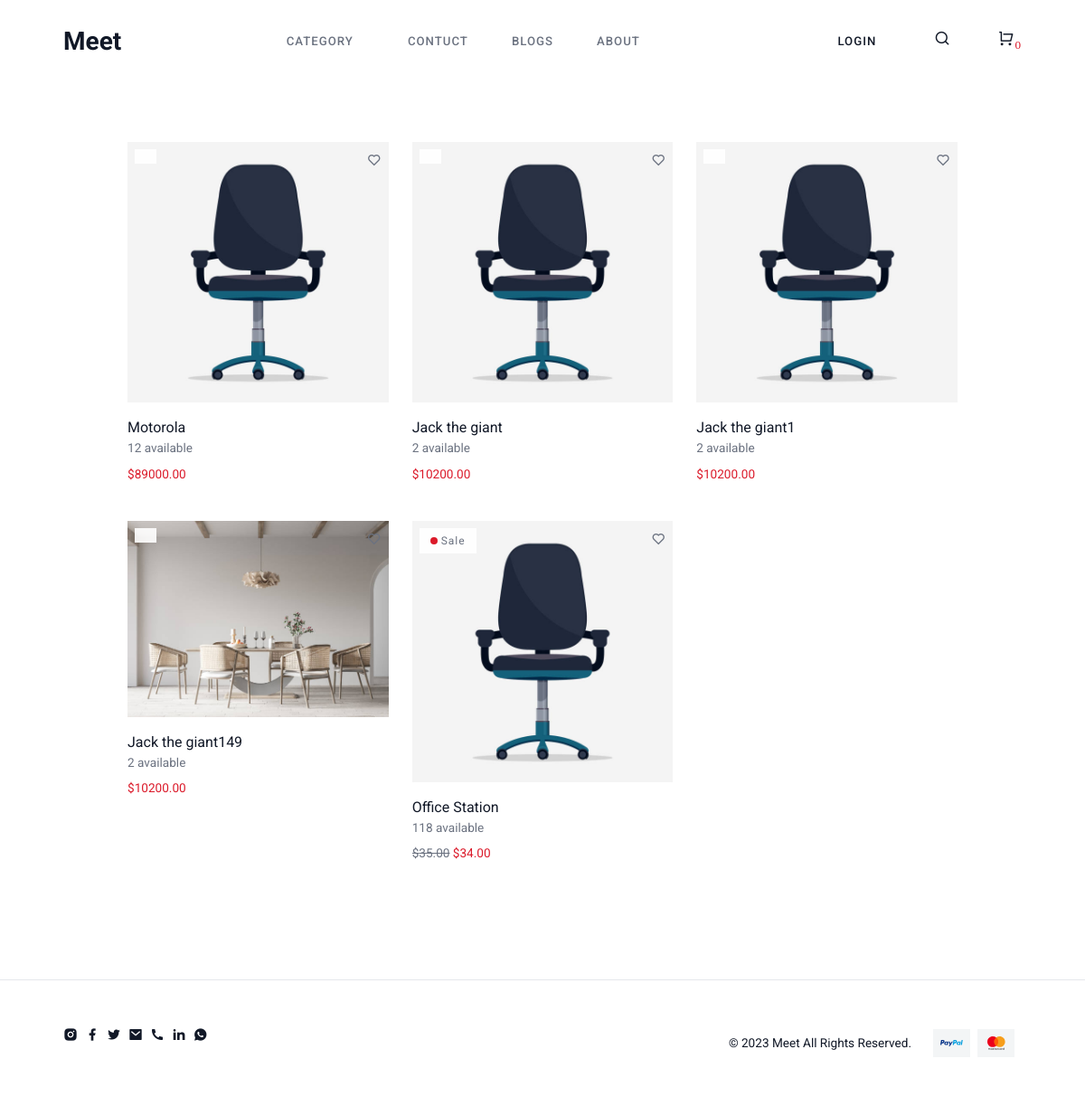
/category/Livingroom, run on an earlier commit of the app's database.
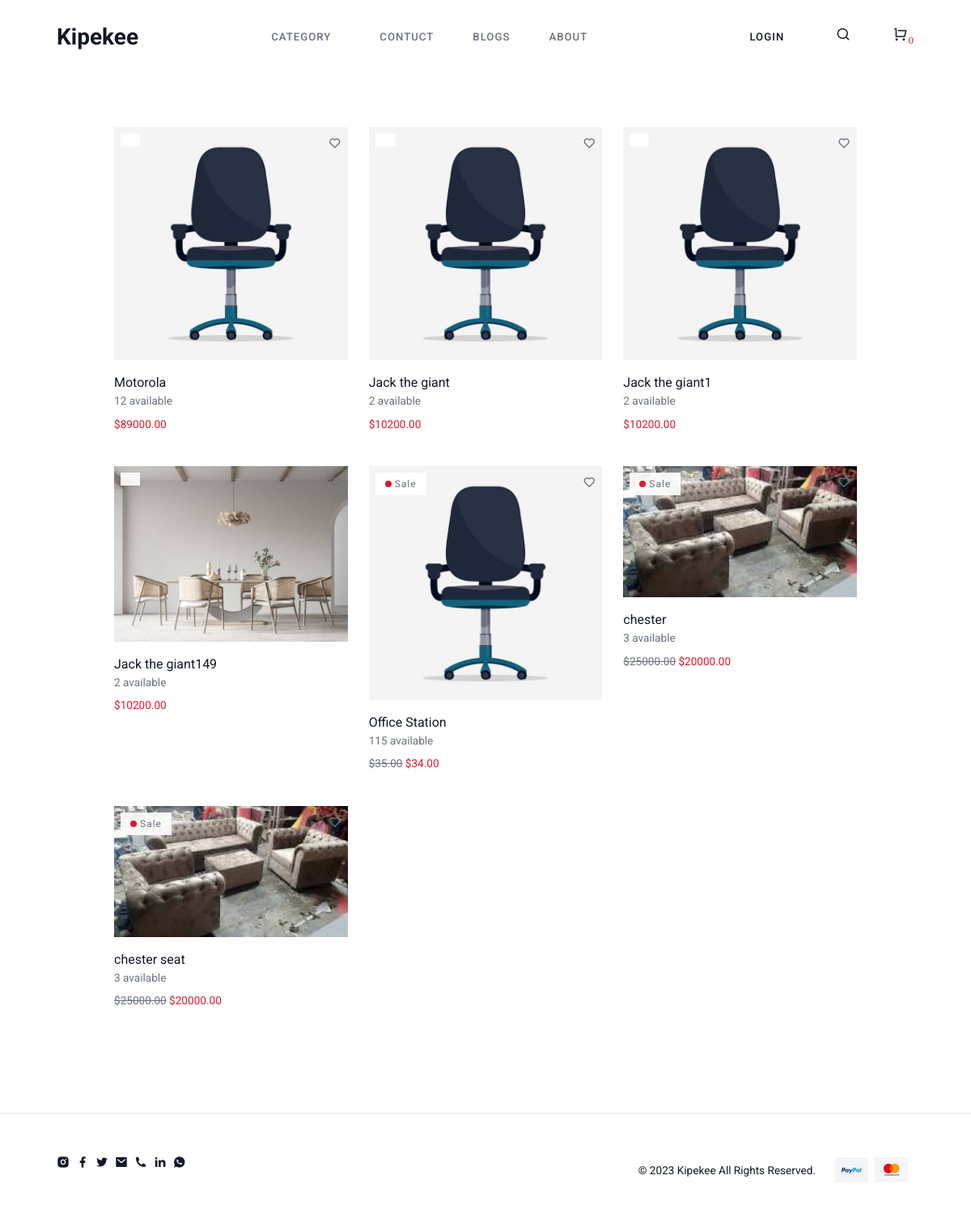
And on a later commit of the database.
### administrator/models.py (models this page shows, shortened)
class SiteSettings(models.Model):
    sites_name=models.CharField(max_length=100)
    email=models.EmailField(max_length=256)
    linkedin=models.CharField(max_length=256)
    shopify=models.CharField(max_length=256)
    facebook=models.CharField(max_length=256)
    instagram=models.CharField(max_length=256)
    twitter=models.CharField(max_length=256)
    phone=models.CharField(max_length=20)
    map=models.CharField(max_length=1000)

class Item(models.Model):
    title = models.CharField(max_length=100, unique=True)
    description = models.ManyToManyField(Description, blank=True)
    img=models.ForeignKey(ItemImg, on_delete=models.CASCADE)
    price=models.DecimalField(max_digits=10, decimal_places=2)
    price2=models.DecimalField(max_digits=10, decimal_places=2, blank=True)
    category=models.ManyToManyField(Category, blank=True)
    trending=models.CharField(max_length=5, choices=TRUE_FALSE, null=True)
    available=models.IntegerField()
    offer=models.CharField(max_length=5, choices=TRUE_FALSE, default='False')
    outofstalk=models.CharField(max_length=5, choices=TRUE_FALSE,default="False")
    size=models.ManyToManyField(Sizes, blank=True)

class ItemImg(models.Model):
    title=models.CharField(max_length=100)
    img=models.ImageField(upload_to='uploads/prouct')
    img1=models.ImageField(upload_to='uploads/prouct', null=True, blank=True)
    img2=models.ImageField(upload_to='uploads/prouct', null=True, blank=True)
    img3=models.ImageField(upload_to='uploads/prouct', null=True, blank=True)

### clients/views.py (the view)
# urls.py: path('category/<str:category>', views.category_listing, name="Category Listing"),
def category_listing(request, category):
    category_1=Category.objects.get(title=category)
    item=Item.objects.filter(category=category_1, outofstalk='False')[:12]
    context={
        'item':item
    }
    return render(request, 'clients/category_listing.html', context)

### administrator/models.py (called while the page is built)
    def __str__(self):
        return self.title

### templates/clients/category_listing.html
{% extends 'clients/base.html' %}
{%load static%}
{% load filters %}
{%block body%}
<section class="mt-0">
    <div class="container-fluid" data-aos="fade-in">
    {%include './products.html' %}
    </div>
</section>
{%endblock%}

### templates/clients/navbar.html (shortened to what this page needs)
{%load static %}
<nav class="navbar navbar-expand-lg navbar-light bg-white flex-column border-0  ">
    <div class="container-fluid">
        <div class="w-100">
            <div class="d-flex justify-content-between align-items-center flex-wrap">
                <a class="navbar-brand fw-bold fs-3 m-0 p-0 flex-shrink-0 order-0" href="/">
                    <div class="d-flex align-items-center">
                        {{site_name}}
                    </div>
                </a>
                <ul class="list-unstyled mb-0 d-flex align-items-center order-1 order-lg-2 nav-sidelinks">
                    <li class="ms-1 d-inline-block">
                        {%if user.is_authenticated %}
                        <a class="nav-link text-body" href="/logout">
                            Logout
                        </a>
                        {%else%}
                        <a class="nav-link text-body" href="/login">
                            Login
                        </a>
                        {%endif%}
                    </li>
                    <li class="d-block">
                        <span class="nav-link text-body search-trigger cursor-pointer"><i class="ri-search-line ri-lg"></i></span>
                    </li>
                    <li class="ms-1 d-inline-block position-relative dropdown-cart">
                        <a href="/cart" class="nav-link me-0 disable-child-pointer border-0 p-0 bg-transparent text-body">
                            <i class="ri-shopping-cart-line ri-lg"><sub class="cart-count text-danger">{{cart_count}}</sub> </i>
                        </a>
                    </li>
                </ul>
                <div class="flex-shrink-0 collapse navbar-collapse navbar-collapse-light w-auto flex-grow-1 order-2 order-lg-1"
                    id="navbarNavDropdown">
                    <ul class="navbar-nav mx-auto mb-2 mb-lg-0">
                        <li class="nav-item dropdown">
                            <a class="nav-link dropdown-toggle" href="#" role="button" data-bs-toggle="dropdown"
                                aria-expanded="false">
                                Category
                            </a>
                        </li>
                        <li class="nav-item">
                            <a class="nav-link" href="/contuct" role="button">
                                Contuct
                            </a>
                        </li>
                        <li class="nav-item">
                            <a class="nav-link" href="/blogs" role="button">
                                Blogs
                            </a>
                        </li>
                        <li class="nav-item">
                            <a class="nav-link" href="/about" role="button">
                                About
                            </a>
                        </li>
                    </ul>
                </div>
            </div>
        </div>
    </div>
</nav>

### templates/clients/products.html (shortened to what this page needs)
{%load static %}
<div class="container pt-7 mb-5 mb-lg-10">
    <div class="row g-4">
        {% for items in item %}
        <div class="col-12 col-sm-6 col-lg-4">
            <div class="card border border-transparent position-relative overflow-hidden h-100 transparent">
                <div class="card-img position-relative">
                    <div class="card-badges">
                        <span class="badge badge-card">
                            {%if items.offer == 'True' %}
                            <span class="f-w-2 f-h-2 bg-danger rounded-circle d-block me-1"></span> Sale</span>
                        {%endif%}
                    </div>
                    <span class="position-absolute top-0 end-0 p-2 z-index-20 text-muted"><i
                            class="ri-heart-line"></i></span>
                    <picture class="position-relative overflow-hidden d-block bg-light">
                        <img class="w-100 img-fluid position-relative z-index-10" title=""
                            src="/media/{{items.img.img}}" alt="">
                    </picture>
                    <div class="position-absolute start-0 bottom-0 end-0 z-index-20 p-2">
                    </div>
                </div>
                <div class="card-body px-0">
                    <a class="text-decoration-none link-cover"
                        href="/category/{{items.category.first}}/{{items.id}}">{{items.title}}</a>
                    <small class="text-muted d-block">{{items.available}} available</small>
                    <p class="mt-2 mb-0 small"> {%if items.offer == 'True' %}<s
                            class="text-muted">${{items.price2}}</s>{%endif%} <span
                            class="text-danger">${{items.price}}</span>
                    </p>
                </div>
            </div>
        </div>
        {%empty%}
        <h3>Nothing Found</h3>
        {% endfor %}
    </div>
</div>

### templates/clients/footer.html
<footer class="border-top py-5 mt-4  ">
    <div class="container-fluid">
        <div class="d-flex justify-content-between align-items-center flex-column flex-lg-row">
            <div>
                <ul class="list-unstyled">
                    <li class="d-inline-block me-1"><a class="text-decoration-none text-dark-hover transition-all"
                            href="{{info.instagram}}"><i class="ri-instagram-fill"></i></a></li>
                    <li class="d-inline-block me-1"><a class="text-decoration-none text-dark-hover transition-all"
                            href="{{info.facebook}}"><i class="ri-facebook-fill"></i></a></li>
                    <li class="d-inline-block me-1"><a class="text-decoration-none text-dark-hover transition-all"
                            href="{{info.twitter}}"><i class="ri-twitter-fill"></i></a></li>
                    <li class="d-inline-block me-1"><a class="text-decoration-none text-dark-hover transition-all"
                            href="mailto:{{info.email}}"><i class="ri-mail-fill"></i></a></li>
                    <li class="d-inline-block me-1"><a class="text-decoration-none text-dark-hover transition-all"
                        href="tel:{{info.phone}}"><i class="ri-phone-fill"></i></a></li>
                        <li class="d-inline-block me-1"><a class="text-decoration-none text-dark-hover transition-all"
                            href="{{info.linkedin}}"><i class="ri-linkedin-fill"></i></a></li>
                            <li class="d-inline-block me-1"><a class="text-decoration-none text-dark-hover transition-all"
                                href="https://wa.me/{{info.phone}}?text=Hello"><i class="ri-whatsapp-fill"></i></a></li>
                </ul>
            </div>
            <div class="d-flex align-items-center justify-content-end flex-column flex-lg-row">
                <p class="small m-0 text-center text-lg-start">&copy; 2023 {{site_name}} All Rights Reserved.</p>
                <ul class="list-unstyled mb-0 ms-lg-4 mt-3 mt-lg-0 d-flex justify-content-end align-items-center">
                    <li class="bg-light p-2 d-flex align-items-center justify-content-center me-2">
                        <i class="pi pi-sm pi-paypal"></i></li>
                    <li class="bg-light p-2 d-flex align-items-center justify-content-center me-2">
                        <i class="pi pi-sm pi-mastercard"></i></li>
                </ul>
            </div>
        </div>
    </div>
</footer>

What changed in the data, as far as the page shows it:
changed SiteSettings: sites_name "Meet" → "Kipekee"
changed Item "Office Station": available "118" → "115"
added Item: offer "True" (drawn), img.img (picture), title "chester", available "3", price2 "25000.00", price "20000.00"
added Item: offer "True" (drawn), img.img (picture), title "chester seat", available "3", price2 "25000.00", price "20000.00"
